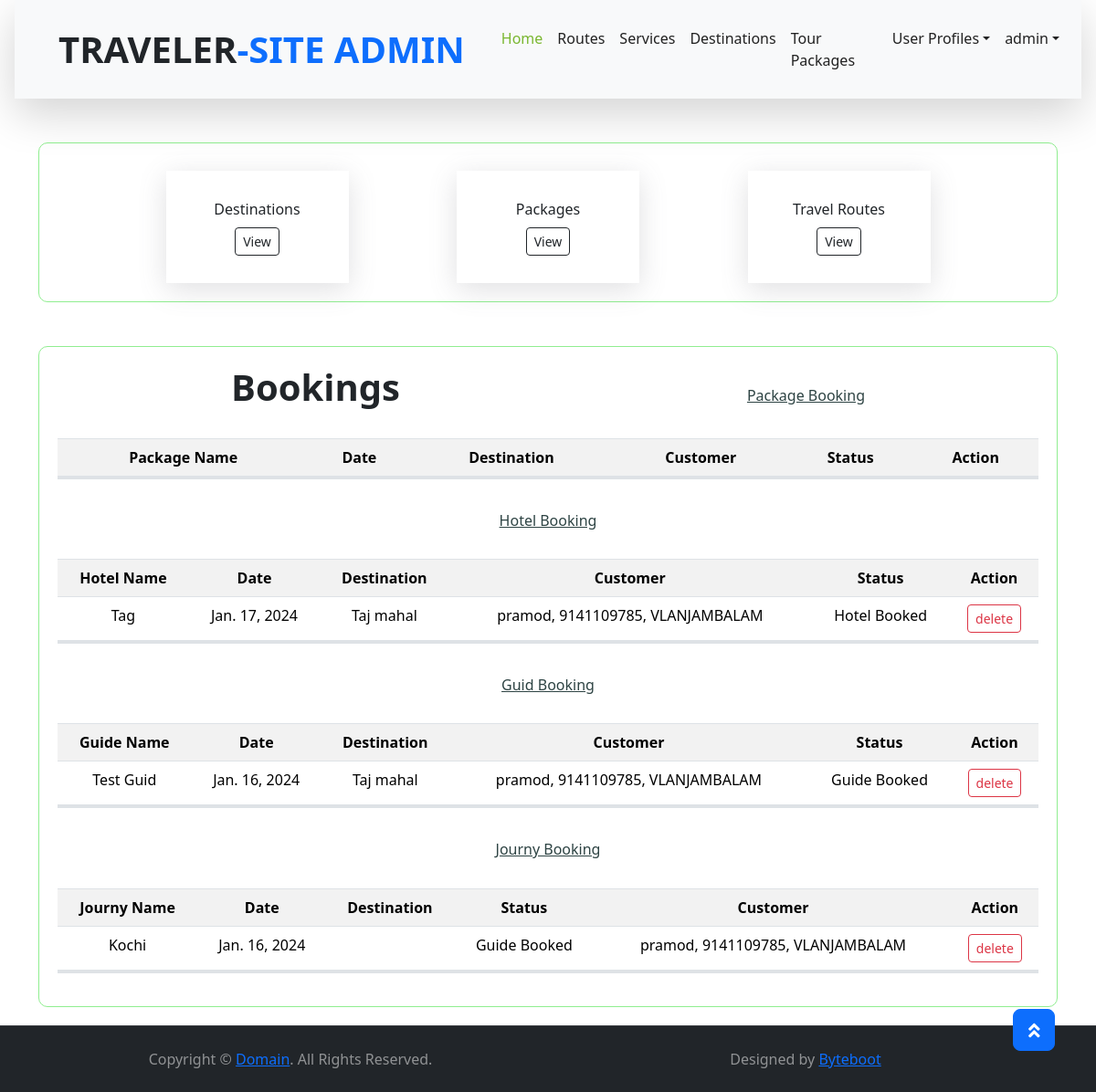
The page /destinations/Bookings (signed in) on the database its author committed.
### Destinations/models.py (models this page shows)
class HotelBooking(models.Model):
    Hotel = models.ForeignKey(Hotels, on_delete = models.CASCADE)
    user = models.ForeignKey(User, on_delete = models.CASCADE)
    booker_Name = models.CharField(max_length=255)
    booker_phone = models.CharField(max_length=255)
    booker_address = models.CharField(max_length=255)
    booking_date = models.DateField(auto_now_add=False)
    date = models.DateField(auto_now_add=True)
    status = models.CharField(max_length=255)

class Hotels(models.Model):
    options = (("single","single"),("double","double"),("suite","suite"),("dormetory","dormetory"))
    Hotel_Name = models.CharField(max_length=255)
    Room_Category = models.CharField(max_length=255,choices=options)
    Address = models.CharField(max_length=255)
    Destination_Near = models.ForeignKey(Destination, on_delete=models.SET_NULL,null=True,blank=True)
    Aminities = models.CharField(max_length=255)
    Price = models.FloatField()
    Hotel_pic = models.FileField(upload_to="Rest_pic")
    availability = models.BooleanField(default=True)

class Destination(models.Model):
    destination_name = models.CharField(max_length=255)
    key_words = models.CharField(max_length=255)
    image = models.FileField(upload_to="destination_image")
    place = models.CharField(max_length=255)
    district = models.CharField(max_length=255)
    contry = models.ForeignKey(Contry, on_delete=models.CASCADE)
    date = models.DateField(auto_now_add=True)
    attractions = models.CharField(max_length=1000)
    address = models.TextField(max_length=1000)
    postel_code = models.IntegerField()
    def __str__(self):
        return self.destination_name

class TourGuideBooking(models.Model):
    guide = models.ForeignKey(TourGuids, on_delete = models.CASCADE)
    user = models.ForeignKey(User, on_delete = models.CASCADE)
    booker_Name = models.CharField(max_length=255,null=True)
    booker_phone = models.CharField(max_length=255,null=True)
    booker_address = models.CharField(max_length=255,null=True)
    booking_date = models.DateField(auto_now_add=False,null=True)
    date = models.DateField(auto_now_add=True)
    status = models.CharField(max_length=255)

class TourGuids(models.Model):
    Guid_Name = models.CharField(max_length=255)
    Address = models.CharField(max_length=255)
    Phone = models.IntegerField()
    Destination_Near = models.ForeignKey(Destination, on_delete=models.SET_NULL,null=True,blank=True)
    Service = models.CharField(max_length=1000)
    Guide_pic = models.FileField(upload_to="Guide_pic")

class JournyBooking(models.Model):
    journy = models.ForeignKey(Journey, on_delete = models.CASCADE)
    user = models.ForeignKey(User, on_delete = models.CASCADE)
    booker_Name = models.CharField(max_length=255,null=True)
    booker_phone = models.CharField(max_length=255,null=True)
    booker_address = models.CharField(max_length=255,null=True)
    booking_date = models.DateField(auto_now_add=False,null=True)
    date = models.DateField(auto_now_add=True)
    status = models.CharField(max_length=255)

class Journey(models.Model):
    options = (("air","air"),("train","train"),("bus","bus"),("other","other"))
    staring_from = models.CharField(max_length=255)
    straing_time = models.TimeField()
    destination = models.CharField(max_length=255)
    destination_include = models.ForeignKey(Destination, on_delete=models.SET_NULL,null=True,blank=True)
    ending_time = models.TimeField()
    Time_Taken_toTravel_in_Hours = models.FloatField()
    mode_of_travel = models.CharField(max_length=255, choices=options)
    cost = models.IntegerField()
    total_Kilomeaters = models.FloatField()

### Destinations/views.py (the view)
# urls.py: path("Bookings",views.Bookings,name="Bookings"),
@login_required(login_url="SignIn")
def Bookings(request):
    hotel = HotelBooking.objects.all()
    package = PackageBooking.objects.all()
    guid =  TourGuideBooking.objects.all()
    route = JournyBooking.objects.all()
    context = {
        "hotel":hotel,
        "package":package,
        "guid":guid,
        "route":route
    }
    return render(request, "bookings.html",context)

### templates/bookings.html (shortened to what this page needs)
{% extends "adminindex.html" %}
{% block content %}
<div class="container">
    <div class="content">
        <h1>Bookings</h1> <br><br>
        <h6>Package Booking</h6>
        <table class="table table-striped mt-4">
            <tr>
                <th>Package Name</th>
                <th>Date</th>
                <th>Destination</th>
                <th>Customer</th>
                <th>Status</th>
                <th>Action</th>
            </tr>
        </table>
        <h6>Hotel Booking</h6>
        <table class="table table-striped mt-4">
            <tr>
                <th>Hotel Name</th>
                <th>Date</th>
                <th>Destination</th>
                <th>Customer</th>
                <th>Status</th>
                <th>Action</th>
            </tr>
            {% for item in hotel  %}
            <tr>
                <td>{{item.Hotel.Hotel_Name}}</td>
                <td>{{item.date}}</td>
                <td>{{item.Hotel.Destination_Near}}</td>
                <td>{{item.booker_Name}}, {{item.booker_phone}}, {{item.booker_address}}</td>
                <td>{{item.status}}</td>
                <th><a href="{%url 'deleteHotelBooking' item.id%}" class="btn btn-outline-danger btn-sm">delete</a></th>
            </tr>
            {% endfor %}
        </table>
        <h6>Guid Booking</h6>
        <table class="table table-striped mt-4">
            <tr>
                <th>Guide Name</th>
                <th>Date</th>
                <th>Destination</th>
                <th>Customer</th>
                <th>Status</th>
                <th>Action</th>
            </tr>
            {% for item in guid  %}
            <tr>
                <td>{{item.guide.Guid_Name}}</td>
                <td>{{item.date}}</td>
                <td>{{item.guide.Destination_Near}}</td>
                <td>{{item.booker_Name}}, {{item.booker_phone}}, {{item.booker_address}}</td>
                <td>{{item.status}}</td>
                <th><a href="{%url 'deleteGuideBooking' item.id%}" class="btn btn-outline-danger btn-sm">delete</a></th>
            </tr>
            {% endfor %}
        </table>
        <h6>Journy Booking</h6>
        <table class="table table-striped mt-4">
            <tr>
                <th>Journy Name</th>
                <th>Date</th>
                <th>Destination</th>
                <th>Status</th>
                <th>Customer</th>
                <th>Action</th>
            </tr>
            {% for item in route  %}
            <tr>
                <td>{{item.journy.staring_from}}</td>
                <td>{{item.date}}</td>
                <td>{{item.journy.Destination_Near}}</td>
                <td>{{item.status}}</td>
                <td>{{item.booker_Name}}, {{item.booker_phone}}, {{item.booker_address}}</td>
                <th><a href="{%url 'deleteJournyBooking' item.id %}" class="btn btn-outline-danger btn-sm">delete</a></th>
            </tr>
            {% endfor %}
        </table>
    </div>
</div>
{% endblock %}

### templates/adminindex.html (shortened to what this page needs)
<!DOCTYPE html>
{% load static %}
<html lang="en">
<head>
    <link href="https://cdnjs.cloudflare.com/ajax/libs/font-awesome/5.10.0/css/all.min.css" rel="stylesheet">
    <link href="{%static 'lib/owlcarousel/assets/owl.carousel.min.css' %}" rel="stylesheet">
    <link href="{%static 'lib/tempusdominus/css/tempusdominus-bootstrap-4.min.css' %}" rel="stylesheet" />
    <link rel="stylesheet" href="https://cdn.jsdelivr.net/npm/bootstrap-icons@1.11.3/font/bootstrap-icons.min.css">
    <link href="{%static 'css/style.css' %}" rel="stylesheet">
    <link href="https://cdn.jsdelivr.net/npm/bootstrap@5.3.2/dist/css/bootstrap.min.css" rel="stylesheet">
</head>
<body>
    <div class="container-fluid position-relative nav-bar p-0">
        <div class="container-fluid-lg position-relative p-0 px-lg-3" style="z-index: 9;">
            <nav class="navbar navbar-expand-lg bg-light navbar-light shadow-lg py-3 py-lg-0 pl-3 pl-lg-5">
                <a href="" class="navbar-brand">
                    <h1 class="m-0 text-primary"><span class="text-dark">TRAVELER</span>-SITE ADMIN</h1>
                </a>
                <div class="collapse navbar-collapse justify-content-between px-3" id="navbarCollapse">
                    <div class="navbar-nav ml-auto py-0">
                        <a href="{%url 'Index'%}" class="nav-item nav-link active">Home</a>
                        <a href="{%url 'RouteHome' %}" class="nav-item nav-link">Routes</a>
                        <a href="{%url 'Services' %}" class="nav-item nav-link">Services</a>
                        <a href="{%url 'DestinationHome' %}" class="nav-item nav-link">Destinations</a>
                        <a href="{%url 'PackageHome' %}" class="nav-item nav-link">Tour Packages</a>
                        <div class="nav-item dropdown">
                            <a href="#" class="nav-link dropdown-toggle" data-toggle="dropdown">User Profiles</a>
                        </div>
                        <div class="nav-item dropdown">
                            <a href="#" class="nav-link dropdown-toggle" data-toggle="dropdown">{{request.user}}</a>
                        </div>
                    </div>
                </div>
            </nav>
        </div>
    </div>
<div class="container mt-5 mb-5">
    <div class="content">
        <div class="items">
            <span>Destinations</span>
            <a href="" class="btn btn-outline-dark btn-sm">View</a>
        </div>
        <div class="items">
            <span>Packages</span>
            <a href="" class="btn btn-outline-dark btn-sm">View</a>
        </div>
        <div class="items">
            <span>Travel Routes</span>
            <a href="" class="btn btn-outline-dark btn-sm">View</a>
        </div>
    </div>
</div>
{% block content %}{% endblock%}
    <div class="container-fluid bg-dark text-white border-top py-4 px-sm-3 px-md-5" style="border-color: rgba(256, 256, 256, .1) !important;">
        <div class="row">
            <div class="col-lg-6 text-center text-md-left mb-3 mb-md-0">
                <p class="m-0 text-white-50">Copyright &copy; <a href="#">Domain</a>. All Rights Reserved.</a>
                </p>
            </div>
            <div class="col-lg-6 text-center text-md-right">
                <p class="m-0 text-white-50">Designed by <a href="#">Byteboot</a>
                </p>
            </div>
        </div>
    </div>
    <a href="#" class="btn btn-lg btn-primary btn-lg-square back-to-top"><i class="fa fa-angle-double-up"></i></a>
</body>
</html>

### templates/adminindex.html (style rules this page uses)
.content { display:flex; flex-wrap: wrap; justify-content: space-evenly; align-items: center; }
.content .items { padding: 30px; width:200px; overflow: hidden; text-align: center; box-shadow: rgba(100, 100, 111, 0.2) 0px 7px 29px 0px; margin-top: 10px; }

### templates/bookings.html (style rules this page uses)
.content { width:100%; margin: auto; margin-top: 20px; margin-bottom: 20px; border-radius: 10px; border: 1px solid lightgreen; padding: 20px; text-align: center; }
h6 { margin-top: 20px; color: rgb(45, 67, 67); text-decoration: underline; }
table { border-bottom: 4px solid ; margin-bottom: 100px; }

### rows shown on the page
HotelBooking: Hotel.Hotel_Name "Tag", date "Jan. 17, 2024", Hotel.Destination_Near "Taj mahal", booker_Name "pramod", booker_phone "9141109785", booker_address "VLANJAMBALAM", status "Hotel Booked"
TourGuideBooking: guide.Guid_Name "Test Guid", date "Jan. 16, 2024", guide.Destination_Near "Taj mahal", booker_Name "pramod", booker_phone "9141109785", booker_address "VLANJAMBALAM", status "Guide Booked"
JournyBooking: journy.staring_from "Kochi", date "Jan. 16, 2024", status "Guide Booked", booker_Name "pramod", booker_phone "9141109785", booker_address "VLANJAMBALAM"

### other values the page prints
{{ request.user }} "admin"
